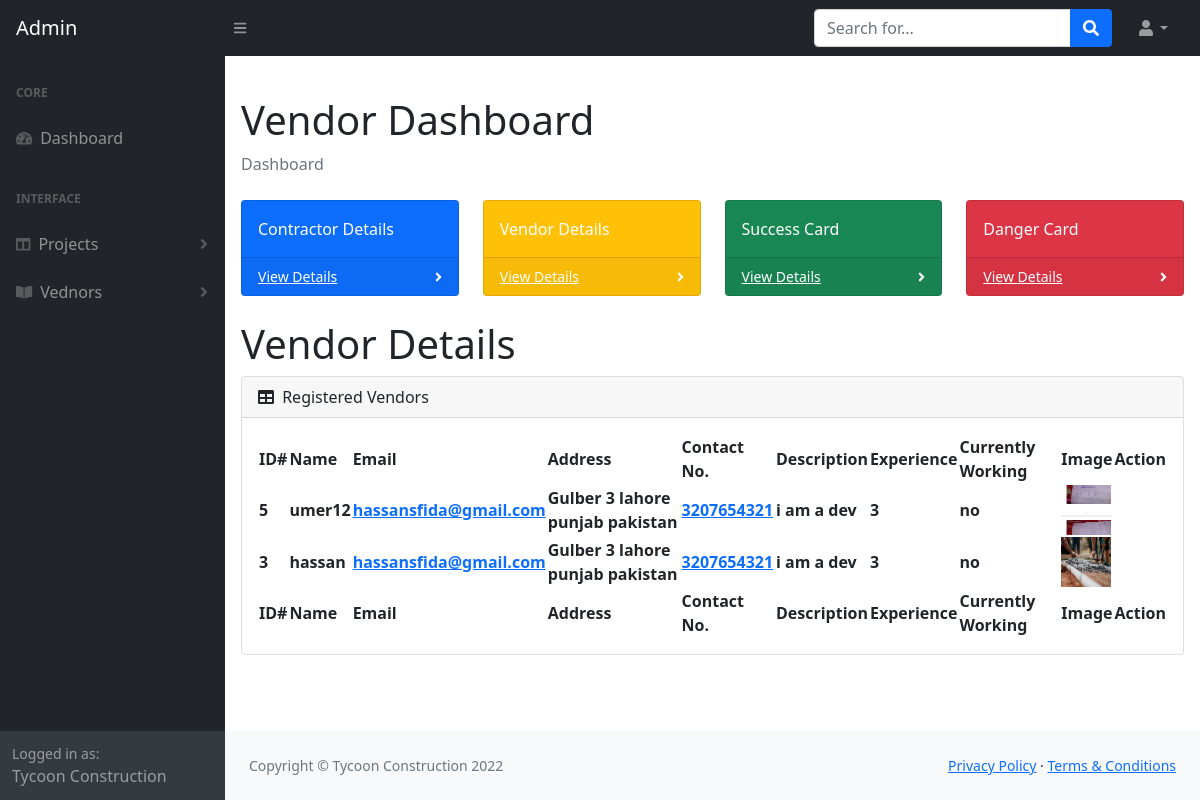
Screenshot of /vendor_details/ with the database file from the repository.
### accounts/models.py (models this page shows, shortened)
class Vendor(models.Model):
    user = models.OneToOneField(Users, on_delete = models.CASCADE, primary_key = True)
    vendor_email = models.EmailField(max_length=25)
    vendor_address = models.CharField(max_length=150)
    vendor_contact = models.IntegerField(max_length=20, null=True)
    vendor_description = models.CharField(max_length=255)
    year_of_experience = models.IntegerField(max_length=255, null=True)
    currently_working = models.CharField(max_length=255)
    vendor_Img = models.ImageField(upload_to='Vendor_images/')
    date = models.DateTimeField(auto_now_add=True)

class Users(AbstractUser):
    is_vendor = models.BooleanField(default=False)
    is_contractor = models.BooleanField(default=False)
    vendor_name = models.CharField(max_length=100)
    contractor_name = models.CharField(max_length=100)

### tycoonConstruction/views.py (the view)
# urls.py: path('vendor_details/', views.vendor_admin_details,
def vendor_admin_details(request):
    vendor = Vendor.objects.all().order_by('-pk')
    return render(request, 'tycoonConstruction/vendor_details.html', {'vendor': vendor})

### tycoonConstruction/templates/tycoonConstruction/vendor_details.html (shortened to what this page needs)
{% extends 'base2.html' %}{% load static from static %} {% block content %}
<main class="p-3">
                        <h1 class="mt-4">Vendor Dashboard</h1>
                        <ol class="breadcrumb mb-4">
                            <li class="breadcrumb-item active">Dashboard</li>
                        </ol>
                        <div class="row">
                            <div class="col-xl-3 col-md-6">
                                <div class="card bg-primary text-white mb-4">
                                    <div class="card-body">Contractor Details</div>
                                    <div class="card-footer d-flex align-items-center justify-content-between">
                                        <a class="small text-white stretched-link" href="{% url 'tycoonConstruction:contractor_details' %}">View Details</a>
                                        <div class="small text-white"><i class="fas fa-angle-right"></i></div>
                                    </div>
                                </div>
                            </div>
                            <div class="col-xl-3 col-md-6">
                                <div class="card bg-warning text-white mb-4">
                                    <div class="card-body">Vendor Details</div>
                                    <div class="card-footer d-flex align-items-center justify-content-between">
                                        <a class="small text-white stretched-link" href="{% url 'tycoonConstruction:vendor_details' %}">View Details</a>
                                        <div class="small text-white"><i class="fas fa-angle-right"></i></div>
                                    </div>
                                </div>
                            </div>
                            <div class="col-xl-3 col-md-6">
                                <div class="card bg-success text-white mb-4">
                                    <div class="card-body">Success Card</div>
                                    <div class="card-footer d-flex align-items-center justify-content-between">
                                        <a class="small text-white stretched-link" href="#">View Details</a>
                                        <div class="small text-white"><i class="fas fa-angle-right"></i></div>
                                    </div>
                                </div>
                            </div>
                            <div class="col-xl-3 col-md-6">
                                <div class="card bg-danger text-white mb-4">
                                    <div class="card-body">Danger Card</div>
                                    <div class="card-footer d-flex align-items-center justify-content-between">
                                        <a class="small text-white stretched-link" href="#">View Details</a>
                                        <div class="small text-white"><i class="fas fa-angle-right"></i></div>
                                    </div>
                                </div>
                            </div>
                        </div>
<h1>Vendor Details</h1>
<div class="card mb-4">
                            <div class="card-header">
                                <i class="fas fa-table me-1"></i>
                                Registered Vendors
                            </div>
                            <div class="card-body">
                                <table id="datatablesSimple">
                                    <thead>
                                        <tr>
                                            <th>ID#</th>
                                            <th>Name</th>
                                            <th>Email</th>
                                            <th>Address</th>
                                            <th>Contact No.</th>
                                            <th>Description</th>
                                            <th>Experience</th>
                                            <th>Currently Working</th>
                                            <th>Image</th>
                                            <th>Action</th>
                                        </tr>
                                    </thead>
                                    <tbody>
                                        {% for i in vendor %}
                                        <tr>
                                            <th>{{i.user.id}}</th>
                                            <th>{{i.user.username}}</th>
                                            <th><a href = "mailto:{{i.vendor_email}}">{{i.vendor_email}}</a></th>
                                            <th>{{i.vendor_address}}</th>
                                            <th><a href = "tel:{{i.vendor_contact}}">{{i.vendor_contact}}</a></th>
                                            <th>{{i.vendor_description}}</th>
                                            <th>{{i.year_of_experience}}</th>
                                            <th>{{i.currently_working}}</th>
                                            <th><img class=".thumbnail" src="{{i.vendor_Img.url}}" width="50px" height="50" ></th>
                                        </tr>
                                        {% endfor %}
                                    </tbody>
                                     <tfooter>
                                        <tr>
                                            <th>ID#</th>
                                            <th>Name</th>
                                            <th>Email</th>
                                            <th>Address</th>
                                            <th>Contact No.</th>
                                            <th>Description</th>
                                            <th>Experience</th>
                                            <th>Currently Working</th>
                                            <th>Image</th>
                                            <th>Action</th>
                                        </tr>
                                    </tfooter>
                                </table>
                            </div>
                        </div>
                </main>
{% endblock content %}

### tycoonConstruction/templates/tycoonConstruction/vendor_details.html (style rules this page uses)
img { transition: all .2s ease-in-out; }

### rows the page displays
Vendor: user.id "5", user.username "umer12", vendor_email "hassansfida@gmail.com", vendor_address "Gulber 3 lahore punjab pakistan", vendor_contact "3207654321", vendor_description "i am a dev", year_of_experience "3", currently_working "no", vendor_Img (picture)
Vendor: user.id "3", user.username "hassan", vendor_email "hassansfida@gmail.com", vendor_address "Gulber 3 lahore punjab pakistan", vendor_contact "3207654321", vendor_description "i am a dev", year_of_experience "3", currently_working "no", vendor_Img (picture)
